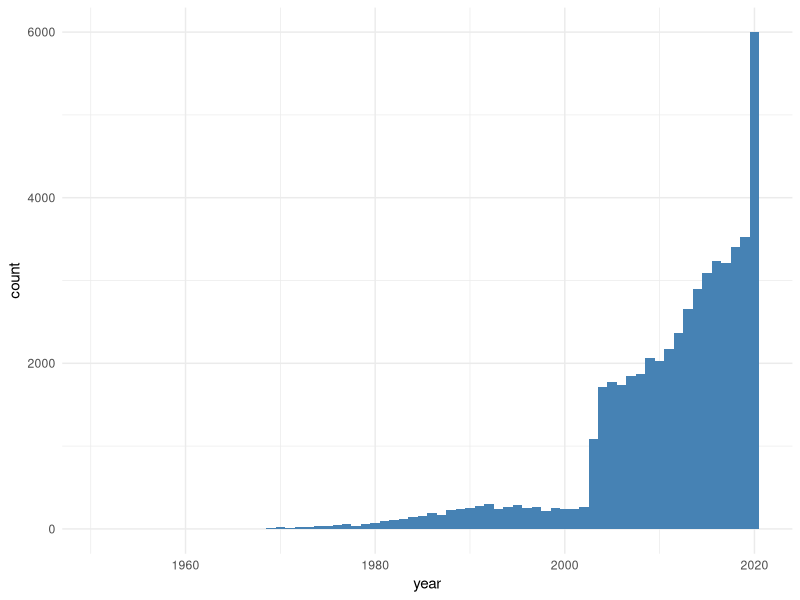
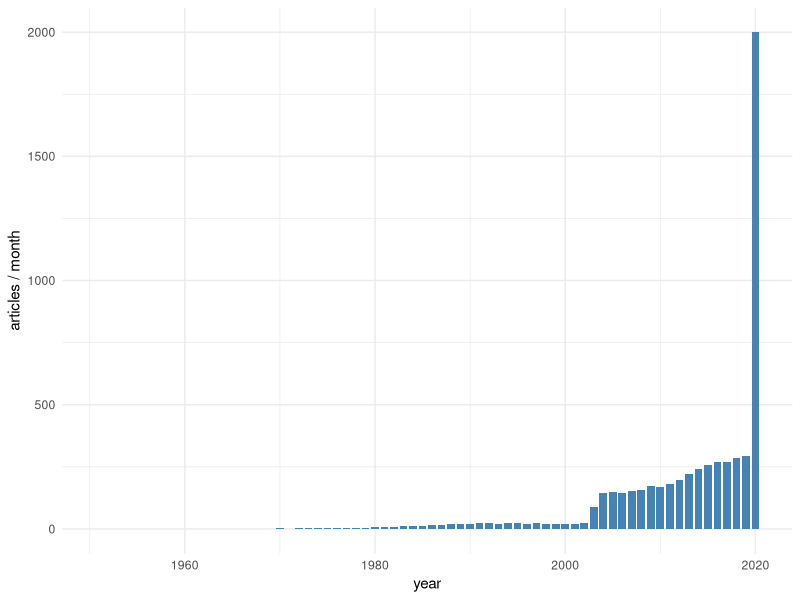

Here is the R script that generated these plots, in order:
## ---- chunk 1
#install.packages("tidyverse")
#install.packages("lubridate")
library(tidyverse)
library(lubridate)
## ---- chunk 2
CORD19id_date <- read_csv(
  "CORD19v8_R/output/CORD19id_date_v8.csv",
  col_types = cols(pmcid = col_character(),
                   pubmed_id = col_character())
  )
## ---- chunk 3

#create column for year
CORD19id_date_year <- CORD19id_date %>%
  mutate(year = lubridate::year(date))

#quick plot
date_plot <- CORD19id_date_year %>%
  filter(!is.na(year))

ggplot(date_plot, aes(year)) +
  geom_histogram(binwidth = 1, fill="steelblue") + 
  theme_minimal()
                 
## ---- chunk 4
ave_month <- CORD19id_date_year %>%
  filter(!is.na(date)) %>%
  group_by(year) %>%
  count() %>%
  mutate(month = case_when(
    year != 2020 ~ round((n/12)),
    year == 2020 ~ round((n/3)))
    )

ggplot(data=ave_month, aes(x=year, y=month)) +
  geom_bar(stat="identity", width=0.8, fill="steelblue") +
  theme_minimal() +
  labs(y = "articles / month")


